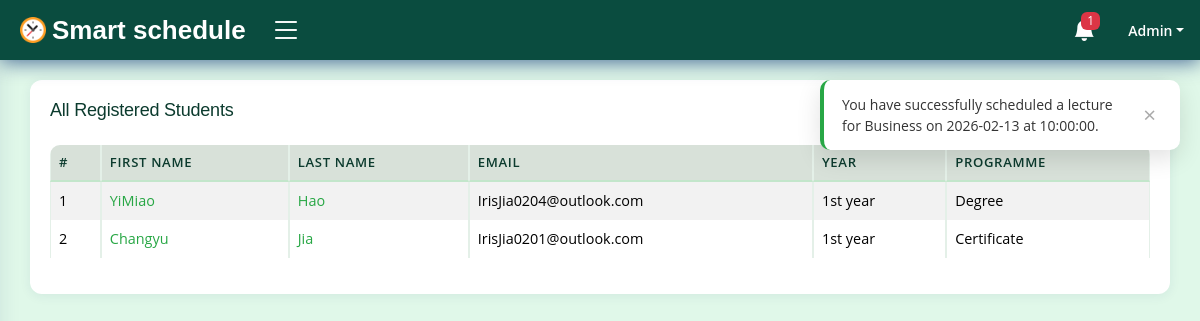
/campus/admin-dashboard/all-students/ (signed in), run on an earlier commit of the app's database.
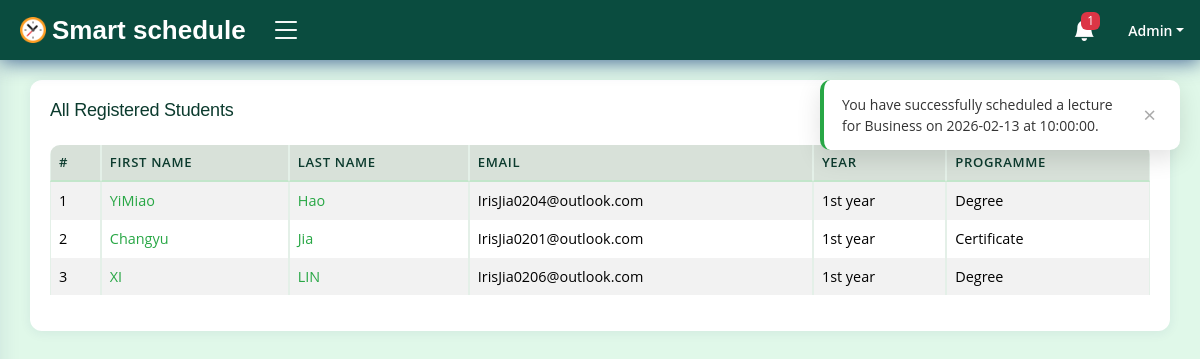
And on a later commit of the database.
### accounts/models.py (models this page shows, shortened)
class Student(models.Model):
    id = models.CharField(max_length=50, primary_key=True, unique=True, editable=False)
    student_name = models.OneToOneField(User, on_delete=models.CASCADE, editable=False)
    school = models.CharField(max_length=70, blank=False)
    department = models.CharField(max_length=70, blank=False)
    reg_no = models.CharField(max_length=14, blank=False, unique=True, db_column='Registration No.')
    year = models.CharField(max_length=10, blank=False, db_column='Year of Study')
    semester = models.CharField(max_length=1, blank=False)
    programme = models.CharField(max_length=35, blank=False)
    course = models.CharField(max_length=50, blank=False)
    date_created = models.DateTimeField(auto_now_add=True)
    date_updated = models.DateTimeField(auto_now=True)
    class Meta:
        ordering = ['student_name', 'reg_no']
        verbose_name_plural = 'Students records'

class User(AbstractUser):
    REMINDER_TIME_CHOICES = [
        ('60min', '60 minutes before'),
        ('30min', '30 minutes before'),
        ('15min', '15 minutes before'),
        ('instant', 'Instant'),
    ]
    NOTIFICATION_METHOD_CHOICES = [
        ('in_app', 'In-App'),
        ('email', 'Email'),
        ('both', 'Both'),
    ]
    id = models.CharField(max_length=50, primary_key=True, unique=True, editable=False)
    first_name = models.CharField(max_length=15, blank=False)
    last_name = models.CharField(max_length=15, blank=False)
    email = models.EmailField(unique=True)
    gender = models.CharField(max_length=7, blank=False)
    dob = models.DateField(null=True, blank=False, db_column='Date of Birth')
    age = models.PositiveIntegerField(default=0, editable=False)
    mobile_no = PhoneNumberField()
    is_student = models.BooleanField(default=False)
    date_updated = models.DateTimeField(auto_now=True)
    reminder_preference = models.CharField(
        max_length=100,  # Increased length to store multiple values
        default='15min',
        verbose_name='Reminder Times',
        help_text='Select one or more reminder times.'
    )
    notification_method = models.CharField(
        max_length=10,
        choices=NOTIFICATION_METHOD_CHOICES,
        default='in_app',
        verbose_name='Notification Method',
    )
    REQUIRED_FIELDS = ['username']
    USERNAME_FIELD = 'email'
    def __str__(self) -> str:
        return self.username
    @property
    def is_faculty(self):
        return hasattr(self, 'faculty')
    @property
    def is_admin(self):
        return self.is_staff or self.is_superuser or (self.is_faculty and self.faculty.position == 'Admin')
    class Meta:
        ordering = ['username', 'first_name', 'last_name']

### campus/views.py (the view)
# urls.py: path('admin-dashboard/all-students/', views.AdminAllStudentsView.as_view(), name='admin_all_students'),
@method_decorator(login_required(login_url='login'), name='get')
@method_decorator(user_passes_test(lambda user: user.is_admin), name='get')
class AdminAllStudentsView(View):
    template_name = 'dashboard/admin/all_students.html'
    def get(self, request, *args, **kwargs):
        all_students = Student.objects.all().select_related('student_name').exclude(id='').order_by('student_name__last_name', 'student_name__first_name')
        context = {
            'all_students': all_students,
        }
        return render(request, self.template_name, context)

### accounts/models.py (called while the page is built)
    def __str__(self) -> str:
        return f'{self.staff}'

### campus/processors/context_processors.py (called while the page is built)
def user_notifications(request):
    if request.user.is_authenticated:
        unread_notifications = Notification.objects.filter(recipient=request.user, is_read=False)
        all_notifications = Notification.objects.filter(recipient=request.user)
        context = {
            'unread_notifications': unread_notifications,
            'unread_notifications_count': unread_notifications.count(),
            'all_notifications': all_notifications,
        }
    else:
        context = {
            'unread_notifications': [],
            'unread_notifications_count': 0,
            'all_notifications': [],
        }
    return context

### campus/templates/dashboard/admin/all_students.html (shortened to what this page needs)
{% extends 'dashboard/faculty/base.html' %}
{% block content %}
<main id="main" class="main">
    <section class="section">
        <div class="row">
            <div class="col-lg-12">
                <div class="card">
                    <div class="card-body">
                        <h5 class="card-title">All Registered Students</h5>
                        {% if all_students %}
                        <div class="table-responsive">
                            <table class="table table-bordered table-striped">
                                <thead>
                                    <tr class="table-active">
                                        <th>#</th>
                                        <th>First Name</th>
                                        <th>Last Name</th>
                                        <th>Email</th>
                                        <th>Year</th>
                                        <th>Programme</th>
                                    </tr>
                                </thead>
                                <tbody>
                                    {% for student in all_students %}
                                    <tr>
                                        <td>{{ forloop.counter }}</td>
                                        <td><a href="{% url 'view_student_calendar' student_id=student.id %}">{{ student.student_name.first_name }}</a></td>
                                        <td><a href="{% url 'view_student_calendar' student_id=student.id %}">{{ student.student_name.last_name }}</a></td>
                                        <td>{{ student.student_name.email }}</td>
                                        <td>{{ student.year }}</td>
                                        <td>{{ student.programme }}</td>
                                    </tr>
                                    {% endfor %}
                                </tbody>
                            </table>
                        </div>
                        {% else %}
                        <div class="alert alert-info" role="alert">
                            No students are registered yet.
                        </div>
                        {% endif %}
                    </div>
                </div>
            </div>
        </div>
    </section>
</main>
{% endblock %}

What changed in the data, as far as the page shows it:
added Student: student_name.first_name "XI", student_name.last_name "LIN", student_name.email "IrisJia0206@outlook.com", year "1st year", programme "Degree"
